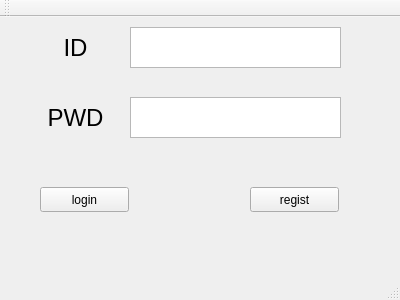
<?xml version="1.0" encoding="UTF-8"?>
<ui version="4.0">
 <class>MainWindow</class>
 <widget class="QMainWindow" name="MainWindow">
  <property name="geometry">
   <rect>
    <x>0</x>
    <y>0</y>
    <width>400</width>
    <height>300</height>
   </rect>
  </property>
  <property name="windowTitle">
   <string>MainWindow</string>
  </property>
  <widget class="QWidget" name="centralWidget">
   <widget class="QTextEdit" name="textEdit_id">
    <property name="geometry">
     <rect>
      <x>130</x>
      <y>10</y>
      <width>211</width>
      <height>41</height>
     </rect>
    </property>
    <property name="font">
     <font>
      <pointsize>18</pointsize>
     </font>
    </property>
    <property name="html">
     <string>&lt;!DOCTYPE HTML PUBLIC &quot;-//W3C//DTD HTML 4.0//EN&quot; &quot;http://www.w3.org/TR/REC-html40/strict.dtd&quot;&gt;
&lt;html&gt;&lt;head&gt;&lt;meta name=&quot;qrichtext&quot; content=&quot;1&quot; /&gt;&lt;style type=&quot;text/css&quot;&gt;
p, li { white-space: pre-wrap; }
&lt;/style&gt;&lt;/head&gt;&lt;body style=&quot; font-family:'Ubuntu'; font-size:18pt; font-weight:400; font-style:normal;&quot;&gt;
&lt;p style=&quot;-qt-paragraph-type:empty; margin-top:0px; margin-bottom:0px; margin-left:0px; margin-right:0px; -qt-block-indent:0; text-indent:0px;&quot;&gt;&lt;br /&gt;&lt;/p&gt;&lt;/body&gt;&lt;/html&gt;</string>
    </property>
   </widget>
   <widget class="QLabel" name="label_id">
    <property name="geometry">
     <rect>
      <x>40</x>
      <y>10</y>
      <width>71</width>
      <height>41</height>
     </rect>
    </property>
    <property name="font">
     <font>
      <pointsize>18</pointsize>
     </font>
    </property>
    <property name="text">
     <string>ID</string>
    </property>
    <property name="alignment">
     <set>Qt::AlignCenter</set>
    </property>
   </widget>
   <widget class="QTextEdit" name="textedit_pwd">
    <property name="geometry">
     <rect>
      <x>130</x>
      <y>80</y>
      <width>211</width>
      <height>41</height>
     </rect>
    </property>
    <property name="font">
     <font>
      <pointsize>18</pointsize>
     </font>
    </property>
    <property name="html">
     <string>&lt;!DOCTYPE HTML PUBLIC &quot;-//W3C//DTD HTML 4.0//EN&quot; &quot;http://www.w3.org/TR/REC-html40/strict.dtd&quot;&gt;
&lt;html&gt;&lt;head&gt;&lt;meta name=&quot;qrichtext&quot; content=&quot;1&quot; /&gt;&lt;style type=&quot;text/css&quot;&gt;
p, li { white-space: pre-wrap; }
&lt;/style&gt;&lt;/head&gt;&lt;body style=&quot; font-family:'Ubuntu'; font-size:18pt; font-weight:400; font-style:normal;&quot;&gt;
&lt;p style=&quot;-qt-paragraph-type:empty; margin-top:0px; margin-bottom:0px; margin-left:0px; margin-right:0px; -qt-block-indent:0; text-indent:0px;&quot;&gt;&lt;br /&gt;&lt;/p&gt;&lt;/body&gt;&lt;/html&gt;</string>
    </property>
   </widget>
   <widget class="QLabel" name="label_pwd">
    <property name="geometry">
     <rect>
      <x>40</x>
      <y>80</y>
      <width>71</width>
      <height>41</height>
     </rect>
    </property>
    <property name="font">
     <font>
      <pointsize>18</pointsize>
     </font>
    </property>
    <property name="text">
     <string>PWD</string>
    </property>
    <property name="alignment">
     <set>Qt::AlignCenter</set>
    </property>
   </widget>
   <widget class="QPushButton" name="pushButton">
    <property name="geometry">
     <rect>
      <x>40</x>
      <y>170</y>
      <width>89</width>
      <height>25</height>
     </rect>
    </property>
    <property name="text">
     <string>login</string>
    </property>
   </widget>
   <widget class="QPushButton" name="pushButton_2">
    <property name="geometry">
     <rect>
      <x>250</x>
      <y>170</y>
      <width>89</width>
      <height>25</height>
     </rect>
    </property>
    <property name="text">
     <string>regist</string>
    </property>
   </widget>
  </widget>
  <widget class="QMenuBar" name="menuBar">
   <property name="geometry">
    <rect>
     <x>0</x>
     <y>0</y>
     <width>400</width>
     <height>28</height>
    </rect>
   </property>
  </widget>
  <widget class="QToolBar" name="mainToolBar">
   <attribute name="toolBarArea">
    <enum>TopToolBarArea</enum>
   </attribute>
   <attribute name="toolBarBreak">
    <bool>false</bool>
   </attribute>
  </widget>
  <widget class="QStatusBar" name="statusBar"/>
 </widget>
 <layoutdefault spacing="6" margin="11"/>
 <resources/>
 <connections/>
</ui>
